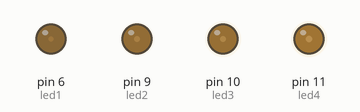
Bench run of a sketch on a simulated Arduino Uno, built with avr-gcc and run on an emulated ATmega328P. On the bench: output pins drawn as LEDs (lit = HIGH).

Above: at 0.05 s.
At 0.45 s:
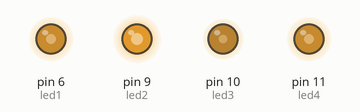
At 0.85 s:
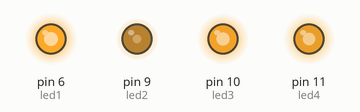
At 1.05 s:
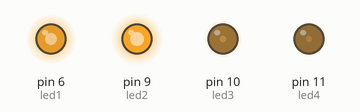
At 1.25 s:
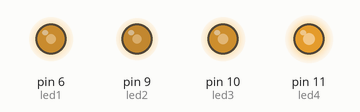
At 1.65 s:
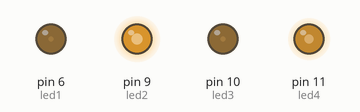
Timing chart, 0 to 3.9 s (numbered marks = the images above):
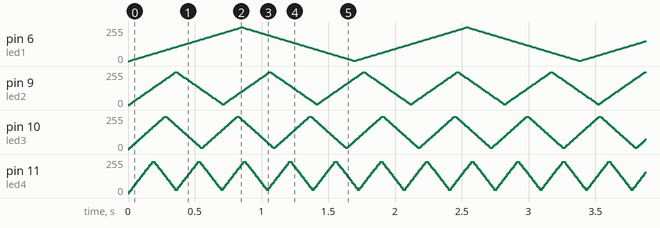

The sketch:

sketch_may05a.ino
```cpp
//bling bling
const int led1=6;
const int led2=9;
const int led3=10;
const int led4=11;

int a=0,b=0,c=0,d=0;
int a1=0,b1=0,c1=0,d1=0;

void setup() {
  pinMode(led1,OUTPUT);
  pinMode(led2,OUTPUT);
  pinMode(led3,OUTPUT);
  pinMode(led4,OUTPUT);

  analogWrite(led1,0);
  analogWrite(led2,0);
  analogWrite(led3,0);
  analogWrite(led4,0);
}

void loop() {
  analogWrite(led1,a);
  analogWrite(led2,b);
  analogWrite(led3,c);
  analogWrite(led4,d);

  if(a1==0)
    {
        if(a>250)
          a1=1;
        else
          a+=3;
      }
      else
    {
        if(a<4)
          a1=0;
        else
          a-=3;
      }

  if(b1==0)
    {
        if(b>240)
          b1=1;
        else
          b+=7;
      }
      else
    {
        if(b<10)
          b1=0;
        else
          b-=7;
      }

   if(c1==0)
    {
        if(c>240)
          c1=1;
        else
          c+=9;
      }
      else
    {
        if(c<12)
          c1=0;
        else
          c-=9;
      }

   if(d1==0)
    {
        if(d>230)
          d1=1;
        else
          d+=13;
      }
      else
    {
        if(d<30)
          d1=0;
        else
          d-=13;
      }
  delay(10);
}
```
